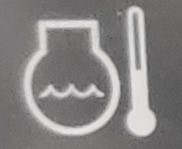
#> input picture resources/20.Motor_temp/motor_temprature.jpg, 182 x 149 px
$ python cutout_image.py
#> lines starting #> are read from the running program, lines starting #| are printed output that depends on the picture; pictures that were not available may be replaced by others from this repository, and a replacement may not be noted
### utils/cv_utils.py
import cv2
import matplotlib.pyplot as plt


def read_image(path):
    return cv2.imread(path)
#> returned value is the input picture: shape (149, 182, 3); mean B, G, R 130.9, 131.3, 133.3


# [4 lines left out: function resize, not called in this run]


def to_hsv(img):
    return cv2.cvtColor(img, cv2.COLOR_BGR2HSV)


def to_gray(img):
    return cv2.cvtColor(img, cv2.COLOR_BGR2GRAY)
#> returned value: shape (149, 182)
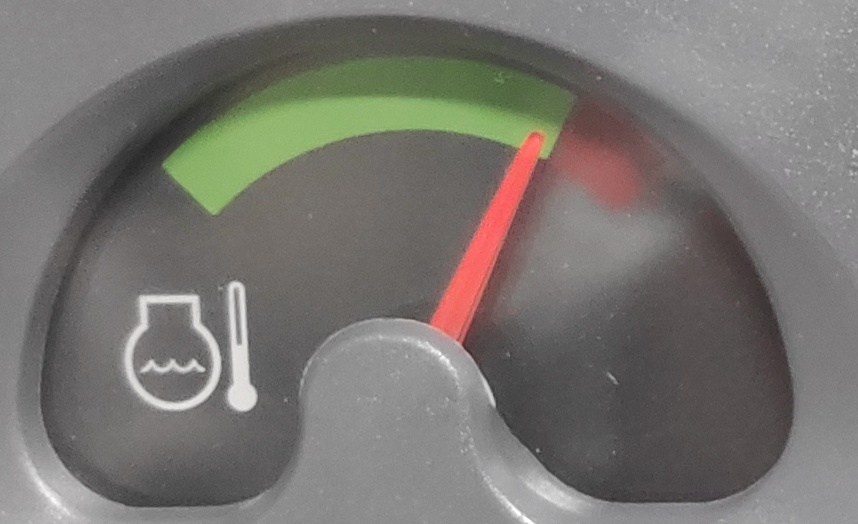
#> input picture gauge/temp.jpg, 858 x 524 px, given in place of IMG_20230113_073820.jpg, which was not available
#> in read_image, returned value is the input picture: shape (524, 858, 3); mean B, G, R 112.9, 117.3, 120.1
#> in to_gray (call 2), `return cv2.cvtColor(img, cv2.COLOR_BGR2GRAY)`:
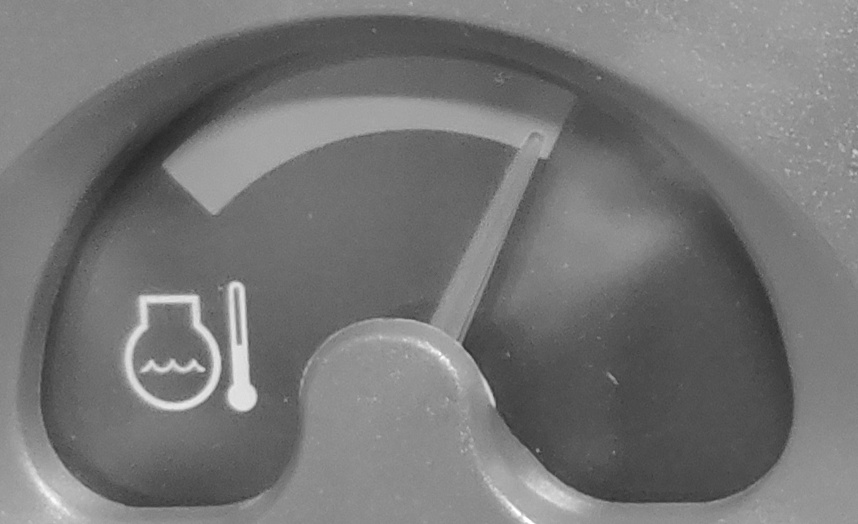
#> returned value: shape (524, 858); min 37, max 255, mean 117.7


def template_match(img, template, method=cv2.TM_SQDIFF):
#> called with method = 0
    res = cv2.matchTemplate(img, template, method)
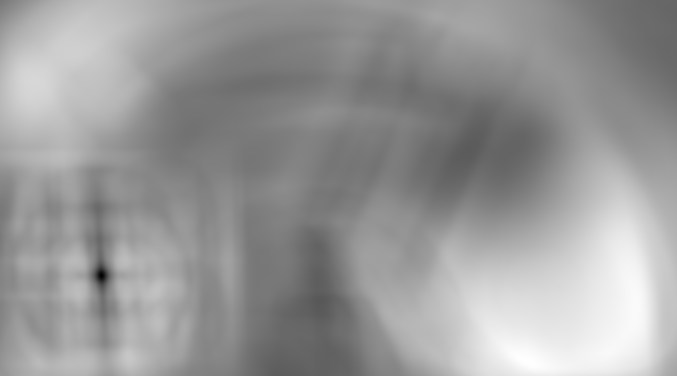
#> res: shape (376, 677) float32; min 109440, max 128775552, mean 77637768; drawn with min black and max white
    min_val, max_val, min_loc, max_loc = cv2.minMaxLoc(res)
#> min_val = 109440; max_val = 128775552; min_loc = (101, 275); max_loc = (527, 361)
    top_left = min_loc if method in [cv2.TM_SQDIFF, cv2.TM_SQDIFF_NORMED] else max_loc
#> top_left = (101, 275)
    return top_left, template.shape[1], template.shape[0]


def grab_color(img, lower_lim, upper_lim):
    mask = cv2.inRange(img, lower_lim, upper_lim)
    return cv2.bitwise_and(img, img, mask=mask)


def get_square(start, width, height):
    return start, (start[0] + width, start[1] + height)


def draw_square(img, top_left, bottom_right):
    cv2.rectangle(img, top_left, bottom_right, (255, 0, 0), 2)


def display_image(img, title="output"):
    cv2.imshow(title, img)


def is_image_black(img):
    return cv2.countNonZero(to_gray(img)) == 0


def display_loop(display_func):
    busy = True
    while busy:
        display_func()
        if cv2.waitKey(1) & 0xFF == ord('q'):
            busy = False
    cv2.destroyAllWindows()


def show_plt(img):
    img = cv2.cvtColor(img, cv2.COLOR_BGR2RGB)
    plt.imshow(img)

### gauge/cutout_image.py
from utils import cv_utils, cv_utils as utils

FUEL_PATH = "../resources/19.Fuel_Gauge/fuel_template.jpg"
TEMP_PATH = "../resources/20.Motor_temp/motor_temprature.jpg"

TEST_PATH = "../resources/19.Fuel_Gauge/IMG_20230113_073820.jpg"

PADDING = {
    "x_left": 101,
    "x_right": 575,
    "y_up": 275,
    "y_down": 100,
}


def main():
    template = utils.to_gray(utils.read_image(TEMP_PATH))

    test = utils.read_image(TEST_PATH)

    gray_test = utils.to_gray(test.copy())
    top, bottom = utils.get_square(*utils.template_match(gray_test, template))
#> top = (101, 275); bottom = (283, 424)

    # out = test.copy()
    # cv_utils.draw_square(out, top, bottom)

    out = test[top[1] - PADDING["y_up"]: bottom[1] + PADDING["y_down"],
          top[0] - PADDING["x_left"]: bottom[0] + PADDING["x_right"]]

    def display_func():
        # utils.display_image(utils.resize(out))
        utils.display_image(out)

    utils.display_loop(display_func)
#> (key q is pressed here)
    import cv2
    cv2.imwrite("./temp2.jpg", out)


if __name__ == "__main__":
    main()
